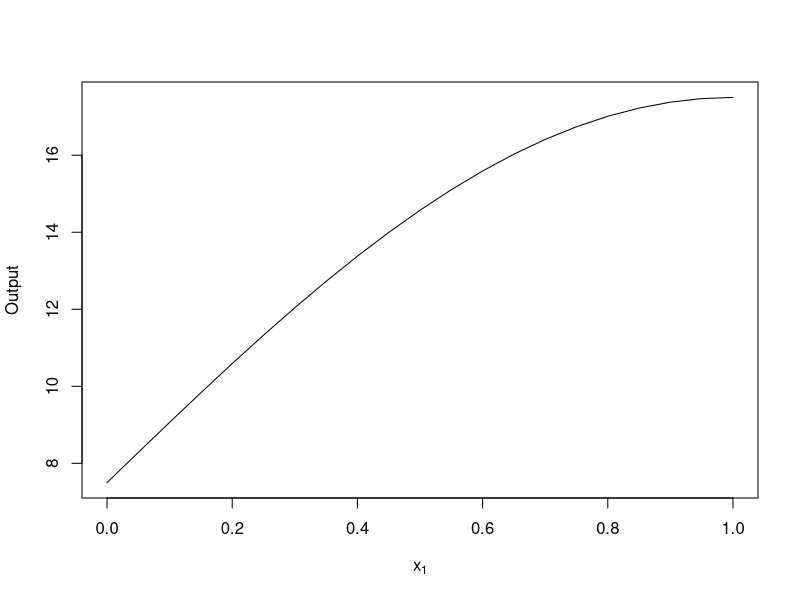
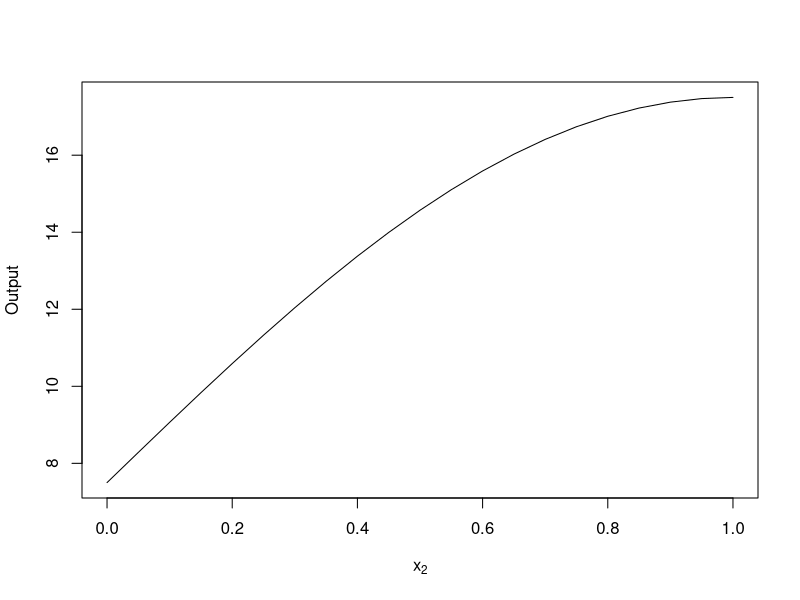
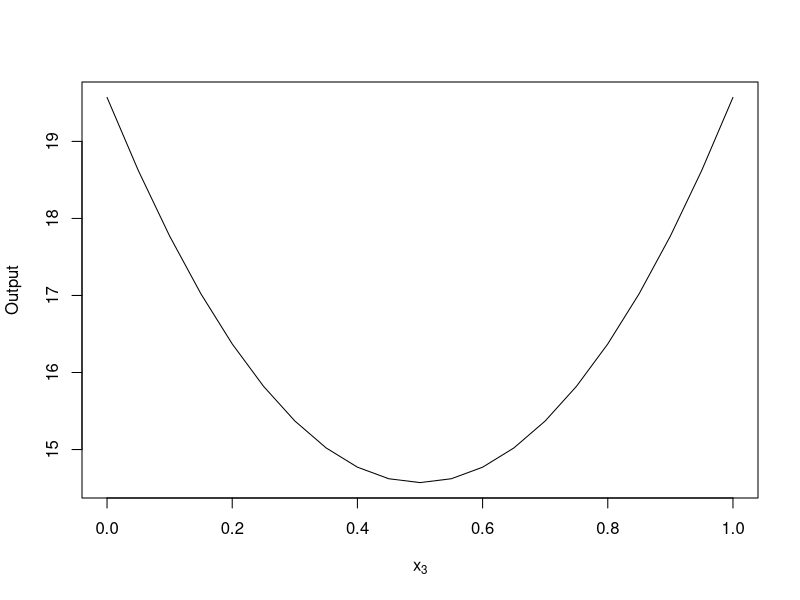
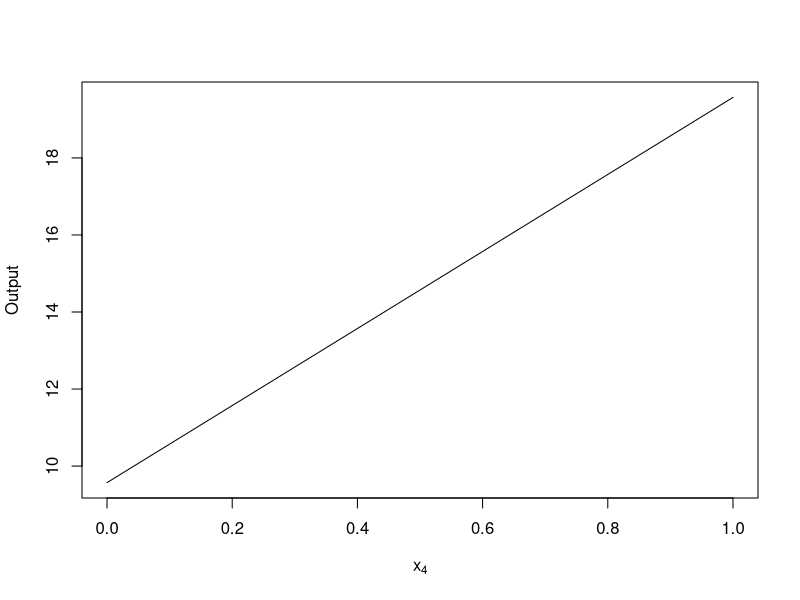
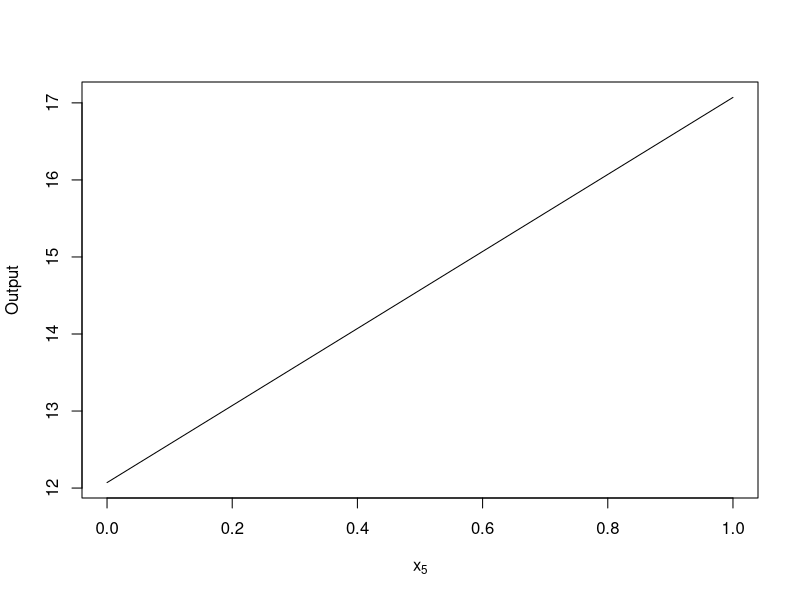
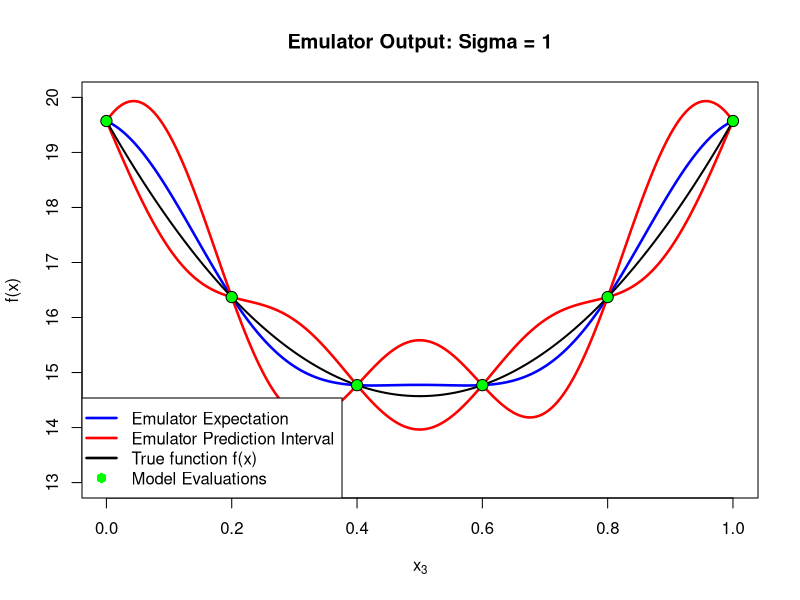
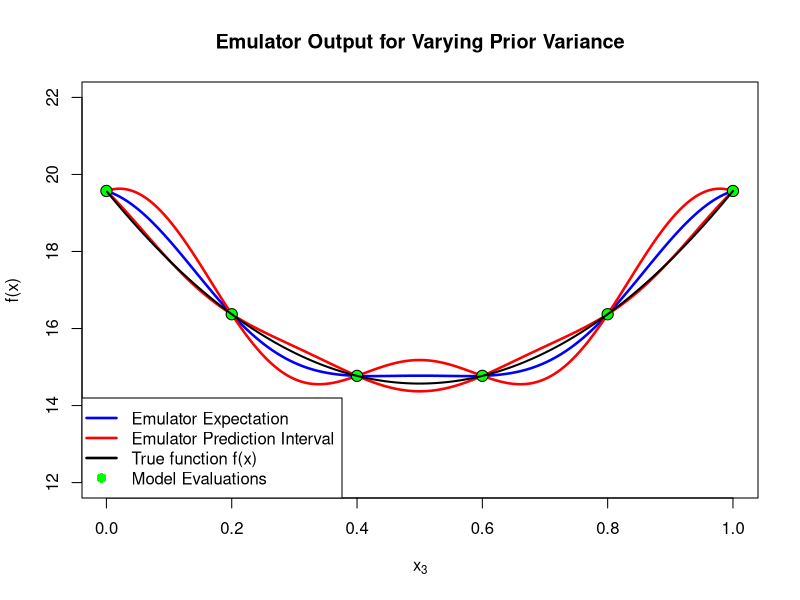
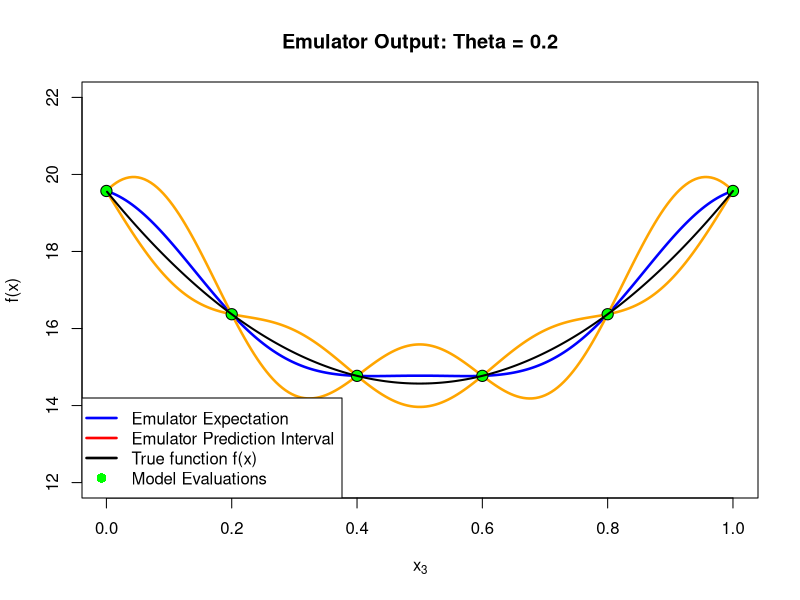

Write R code to recreate these figures, in order. (Note: this script raises an error after producing the figures.)
## 1. Find an Interesting Model

# Function we want to emulate
fried <- function(xx)
{
  ##########################################################################
  #
  # FRIEDMAN FUNCTION
  #
  ##########################################################################
  #
  # INPUT:
  #
  # xx = c(x1, x2, x3, x4, x5)
  #
  ##########################################################################
  
  x1 <- xx[1]
  x2 <- xx[2]
  x3 <- xx[3]
  x4 <- xx[4]
  x5 <- xx[5]
  
  term1 <- 10 * sin(pi*x1*x2)
  term2 <- 20 * (x3-0.5)^2
  term3 <- 10*x4
  term4 <- 5*x5
  
  y <- term1 + term2 + term3 + term4
  return(y)
}

## 2. Explore the Model
library(ggplot2)
# Vary x1 whilst keeping all other inputs constant
x1_values <- seq(0,1,0.05)
length(x1_values)
x1_vary <- data.frame(x1_values, rep(0.5,21), rep(0.5,21), rep(0.5,21), rep(0.5,21))
plot(x1_values, t(fried(x1_vary)), xlab=expression('x'[1], 'values'), ylab='Output', type='l')


# Vary x2 whilst keeping all other inputs constant
x2_values <- seq(0,1,0.05)
length(x2_values)
x2_vary <- data.frame(rep(0.5,21), x2_values, rep(0.5,21), rep(0.5,21), rep(0.5,21))
plot(x2_values, t(fried(x2_vary)), xlab=expression('x'[2], 'values'), ylab='Output', type='l')

# Vary x3 whilst keeping all other inputs constant
x3_values <- seq(0,1,0.05)
length(x3_values)
x3_vary <- data.frame(rep(0.5,21), rep(0.5,21), x3_values, rep(0.5,21), rep(0.5,21))
plot(x3_values, t(fried(x3_vary)), xlab=expression('x'[3], 'values'), ylab='Output', type='l')

# Vary x4 whilst keeping all other inputs constant
x4_values <- seq(0,1,0.05)
length(x4_values)
x4_vary <- data.frame(rep(0.5,21), rep(0.5,21), rep(0.5,21), x4_values, rep(0.5,21))
plot(x4_values, t(fried(x4_vary)), xlab=expression('x'[4], 'values'), ylab='Output', type='l')

# Vary x5 whilst keeping all other inputs constant
x5_values <- seq(0,1,0.05)
length(x5_values)
x5_vary <- data.frame(rep(0.5,21), rep(0.5,21), rep(0.5,21), rep(0.5,21), x5_values)
plot(x5_values, t(fried(x5_vary)), xlab=expression('x'[5], 'values'), ylab='Output', type='l')


## 4. Construct a 1D Emulation

# Emulate with x3 varying and everything else fixed
fried_x3 <- function(x3)
{
  x1 <- 0.5
  x2 <- 0.5
  x3 <- x3
  x4 <- 0.5
  x5 <- 0.5
  
  term1 <- 10 * sin(pi*x1*x2)
  term2 <- 20 * (x3-0.5)^2
  term3 <- 10*x4
  term4 <- 5*x5
  
  y <- term1 + term2 + term3 + term4
  return(y)
}

# Define simple Bayes Linear emulator for single input ###
simple_BL_emulator_v1 <- function(x,              # the emulator prediction point
                                  xD,             # the run input locations xD
                                  D,              # the run outputs D = (f(x^1),...,f(x^n))
                                  theta,      # the correlation lengths
                                  sigma,      # the prior SD sigma sqrt(Var[f(x)])
                                  E_f         # prior expectation of f: E(f(x)) = 0 
){
  # store length of runs D  
  n <- length(D)
  
  ### Define Covariance structure of f(x): Cov[f(x),f(xdash)] ###
  Cov_fx_fxdash <- function(x,xdash) sigma^2 * exp(-(x-xdash)^2/theta^2) 
  
  
  ### Define 5 objects needed for BL adjustment ###
  # Create E[D] vector
  E_D <- rep(E_f,n)
  
  # Create Var_D matrix:
  Var_D <- matrix(0,nrow=n,ncol=n)
  for(i in 1:n) for(j in 1:n) Var_D[i,j] <- Cov_fx_fxdash(xD[i],xD[j])
  
  # Create E[f(x)]
  E_fx <- E_f
  
  # Create Var_f(x) 
  Var_fx <- sigma^2
  
  # Create Cov_fx_D row vector
  Cov_fx_D <- matrix(0,nrow=1,ncol=n)
  for(j in 1:n) Cov_fx_D[1,j] <- Cov_fx_fxdash(x,xD[j])
  
  
  ### Perform Bayes Linear adjustment to find Adjusted Expectation and Variance of f(x) ###
  ED_fx   <-  E_fx + Cov_fx_D %*% solve(Var_D) %*% (D - E_D)   
  VarD_fx <-  Var_fx - Cov_fx_D %*% solve(Var_D) %*% t(Cov_fx_D)  
  
  ### return emulator expectation and variance ###
  return(c("ExpD_f(x)"=ED_fx,"VarD_f(x)"=VarD_fx))}

# Evaluate the function over 6 evenly spaced runs
xD <- c(0,0.2,0.4,0.6,0.8,1)
D <- fried_x3(xD)

# Evaluate emulator over 201 prediction points xP 
xP <- seq(0.001,1,len=201)
nP <- length(xP)

em_out <- t(sapply(xP,simple_BL_emulator_v1,xD=xD,D=D,theta=0.25,sigma=2,E_f=15))

plot_BL_emulator_V1 <- function(
    em_out,         # a nP x 2 matrix of emulator outputs
    xP,             # vector of nP inputs where emulator evaluated
    xD,             # the run input locations
    D,              # the run outputs D = (f(x^1),...,f(x^n))
    maintitle=NULL,
    ...# title of the plot, blank if NULL
){
  
  ### plot emulator output ###
  plot(xP,em_out[,"ExpD_f(x)"],ty="l",col="blue",lwd=2.5,
       xlab=expression("x"[3]),ylab="f(x)",main=maintitle, ylim=c(13,20)) # main argument: plot title
  lines(xP,em_out[,"ExpD_f(x)"]+3*sqrt(em_out[,"VarD_f(x)"]),col="red",lwd=2.5)
  lines(xP,em_out[,"ExpD_f(x)"]-3*sqrt(em_out[,"VarD_f(x)"]),col="red",lwd=2.5)
  
  ### plot true function: we would not normally be able to do this! ###
  lines(xP,fried_x3(xP),lwd=2,lty=1)
  
  ### Plot the runs ###
  points(xD,D,pch=21,col=1,bg="green",cex=1.5)
  legend('bottomleft',legend=c("Emulator Expectation","Emulator Prediction Interval",
                                "True function f(x)","Model Evaluations"),
         lty=c(1,1,1,NA),pch=c(NA,NA,NA,16),col=c("blue","red",1,"green"),lwd=2.5,pt.cex=1.3)
}

em_out1 <- t(sapply(xP,simple_BL_emulator_v1,xD=xD,D=D,theta=0.25,sigma=1,E_f=15))
em_out2 <- t(sapply(xP,simple_BL_emulator_v1,xD=xD,D=D,theta=0.25,sigma=2,E_f=15))
em_out3 <- t(sapply(xP,simple_BL_emulator_v1,xD=xD,D=D,theta=0.25,sigma=3,E_f=15))
em_out4 <- t(sapply(xP,simple_BL_emulator_v1,xD=xD,D=D,theta=0.25,sigma=4,E_f=15))
plot_BL_emulator_V1(em_out=em_out,xP=xP,xD=xD,D=D,maintitle="Emulator Output: Sigma = 1")

plot(xP,em_out1[,"ExpD_f(x)"],ty="l",col="blue",lwd=2.5,
     xlab=expression("x"[3]),ylab="f(x)",main='Emulator Output for Varying Prior Variance', ylim=c(12,22)) # main argument: plot title
lines(xP,em_out1[,"ExpD_f(x)"]+3*sqrt(em_out1[,"VarD_f(x)"]),col="red",lwd=2.5)
lines(xP,em_out1[,"ExpD_f(x)"]-3*sqrt(em_out1[,"VarD_f(x)"]),col="red",lwd=2.5)
points(xD,D,pch=21,col=1,bg="green",cex=1.5)
lines(xP,fried_x3(xP),lwd=2,lty=1)
legend('bottomleft',legend=c("Emulator Expectation", "Emulator Prediction Interval",
                             "True function f(x)","Model Evaluations"),
       lty=c(1,1,1,NA),pch=c(NA,NA,NA,16),col=c("blue","red",1,"green"),lwd=2.5,pt.cex=1.3)

plot(xP,em_out2[,"ExpD_f(x)"],ty="l",col="blue",lwd=2.5,
     xlab=expression("x"[3]),ylab="f(x)",main='Emulator Output: Theta = 0.2', ylim=c(12,22)) # main argument: plot title
lines(xP,em_out2[,"ExpD_f(x)"]+3*sqrt(em_out2[,"VarD_f(x)"]),col="orange",lwd=2.5)
lines(xP,em_out2[,"ExpD_f(x)"]-3*sqrt(em_out2[,"VarD_f(x)"]),col="orange",lwd=2.5)
points(xD,D,pch=21,col=1,bg="green",cex=1.5)
lines(xP,fried_x3(xP),lwd=2,lty=1)
legend('bottomleft',legend=c("Emulator Expectation", "Emulator Prediction Interval",
                             "True function f(x)","Model Evaluations"),
       lty=c(1,1,1,NA),pch=c(NA,NA,NA,16),col=c("blue","red",1,"green"),lwd=2.5,pt.cex=1.3)

plot(xP,em_out3[,"ExpD_f(x)"],ty="l",col="blue",lwd=2.5,
     xlab=expression("x"[3]),ylab="f(x)",main='Emulator Output: Theta = 0.3', ylim=c(12,22)) # main argument: plot title
lines(xP,em_out3[,"ExpD_f(x)"]+3*sqrt(em_out3[,"VarD_f(x)"]),col="yellow",lwd=2.5)
lines(xP,em_out3[,"ExpD_f(x)"]-3*sqrt(em_out3[,"VarD_f(x)"]),col="yellow",lwd=2.5)
points(xD,D,pch=21,col=1,bg="green",cex=1.5)
lines(xP,fried_x3(xP),lwd=2,lty=1)
legend('bottomleft',legend=c("Emulator Expectation", "Emulator Prediction Interval",
                             "True function f(x)","Model Evaluations"),
       lty=c(1,1,1,NA),pch=c(NA,NA,NA,16),col=c("blue","red",1,"green"),lwd=2.5,pt.cex=1.3)

plot(xP,em_out3[,"ExpD_f(x)"],ty="l",col="blue",lwd=2.5,
     xlab=expression("x"[3]),ylab="f(x)",main='Emulator Output: Theta = 0.4', ylim=c(12,22)) # main argument: plot title
lines(xP,em_out4[,"ExpD_f(x)"]+3*sqrt(em_out4[,"VarD_f(x)"]),col="pink",lwd=2.5)
lines(xP,em_out4[,"ExpD_f(x)"]-3*sqrt(em_out4[,"VarD_f(x)"]),col="pink",lwd=2.5)
points(xD,D,pch=21,col=1,bg="green",cex=1.5)
lines(xP,fried_x3(xP),lwd=2,lty=1)
legend('bottomleft',legend=c("Emulator Expectation",
                             "True function f(x)","Model Evaluations"),
       lty=c(1,1,NA),pch=c(NA,NA,16),col=c("blue",1,"green"),lwd=2.5,pt.cex=1.3)
### plot true function: we would not normally be able to do this! ###
lines(xP,fried_x3(xP),lwd=2,lty=1)

### Plot the runs ###
points(xD,D,pch=21,col=1,bg="green",cex=1.5)
legend('bottomleft',legend=c("Emulator Expectation",
                             "True function f(x)","Model Evaluations"),
       lty=c(1,1,NA),pch=c(NA,NA,16),col=c("blue",1,"green"),lwd=2.5,pt.cex=1.3)
legend('bottomright',        legend = c(expression("Pred. Interval: " ~ sigma^2 == 1), 
                                        expression("Pred. Interval: " ~ sigma^2 == 2), 
                                        expression("Pred. Interval: " ~ sigma^2 == 3), 
                                        expression("Pred. Interval: " ~ sigma^2 == 4)),
       lty=c(1,1,1,1),pch=c(NA,NA,NA,NA),col=c("red",'orange',"yellow", 'pink'),lwd=2.5,pt.cex=1.5)
## 5. Demonstrate 2D Emulation

# Define simple Bayes Linear emulator for single input in 2D ###
simple_BL_emulator_v2 <- function(x,              # the emulator prediction point
                                  xD,             # the run input locations xD
                                  D,              # the run outputs D = (f(x^1),...,f(x^n))
                                  theta = 1,      # the correlation lengths
                                  sigma = 1,      # the prior SD sigma sqrt(Var[f(x)])
                                  E_f = 0         # prior expectation of f: E(f(x)) = 0 
){
  # store length of runs D  
  n <- length(D)
  
  ### Define Covariance structure of f(x): Cov[f(x),f(xdash)] ###
  # Cov_fx_fxdash <- function(x,xdash) sigma^2 * exp(-(x-xdash)^2/theta^2)    # XXX Old 1D version
  Cov_fx_fxdash <- function(x,xdash) sigma^2 * exp(-sum((x-xdash)^2)/theta^2) # XXX New 2D version
  
  ### Define 5 objects needed for BL adjustment ###
  # Create E[D] vector
  E_D <- rep(E_f,n)
  
  # Create Var_D matrix:
  Var_D <- matrix(0,nrow=n,ncol=n)
  # for(i in 1:n) for(j in 1:n) Var_D[i,j] <- Cov_fx_fxdash(xD[i],xD[j])  # XXX Old 1D version
  for(i in 1:n) for(j in 1:n) Var_D[i,j] <- Cov_fx_fxdash(xD[i,],xD[j,])  # XXX New 2D version
  
  # Create E[f(x)]
  E_fx <- E_f
  
  # Create Var_f(x) 
  Var_fx <- sigma^2
  
  # Create Cov_fx_D row vector
  Cov_fx_D <- matrix(0,nrow=1,ncol=n)
  # for(j in 1:n) Cov_fx_D[1,j] <- Cov_fx_fxdash(x,xD[j])    # XXX Old 1D version
  for(j in 1:n) Cov_fx_D[1,j] <- Cov_fx_fxdash(x,xD[j,])    # XXX New 2D version
  
  
  ### Perform Bayes Linear adjustment to find Adjusted Expectation and Variance of f(x) ###
  ED_fx   <-  E_fx + Cov_fx_D %*% solve(Var_D) %*% (D - E_D)   
  VarD_fx <-  Var_fx - Cov_fx_D %*% solve(Var_D) %*% t(Cov_fx_D)  
  
  ### return emulator expectation and variance ###
  return(c("ExpD_f(x)"=ED_fx,"VarD_f(x)"=VarD_fx))}

# True function we are emulating by varying only x2 and x3
f <- function(x){
  x1 <- 0.5
  x2 <- x[,1]
  x3 <- x[,2]
  x4 <- 0.5
  x5 <- 0.5
  
  term1 <- 10 * sin(pi*x1*x2)
  term2 <- 20 * (x3-0.5)^2
  term3 <- 10*x4
  term4 <- 5*x5
  
  y <- term1 + term2 + term3 + term4
  return(y)}

### Define run locations ###
D_grid <- c(0.05,0.35,0.65,0.95)
xD <- as.matrix(expand.grid("x1"=D_grid,"x2"=D_grid))
D <- f(xD)

### Define 50x50 grid of prediction points xP for emulator evaluation ###
x_grid <- seq(-0.001,1.001,len=50)
xP <- as.matrix(expand.grid("x1"=x_grid,"x2"=x_grid))

simple_BL_emulator_v2(x=c(0.2,0.7),xD=xD,D=D,theta=0.5,sigma=3,E_f=15)

em_out <- t(apply(xP,1,simple_BL_emulator_v2,xD=xD,D=D,theta=0.5,sigma=3,E_f=15)) 
head(em_out)

E_D_fx_mat <- matrix(em_out[,"ExpD_f(x)"],nrow=length(x_grid),ncol=length(x_grid)) 
Var_D_fx_mat <- matrix(em_out[,"VarD_f(x)"],nrow=length(x_grid),ncol=length(x_grid)) 

filled.contour(x_grid,x_grid,E_D_fx_mat,xlab="x1",ylab="x2")

cont_levs <- seq(6,22,1)      # define contour levels for both functions
filled.contour(x_grid,x_grid,E_D_fx_mat,xlab="x1",ylab="x2",levels=cont_levs,
               plot.axes={
                 axis(1);axis(2) 
                 contour(x_grid,x_grid,E_D_fx_mat,levels=cont_levs,add=TRUE,lwd=0.8)
                 points(xD,pch=21,col=1,bg="green",cex=1.5)
               }
)

# define filled contour plot function for emulator output ###
emul_fill_cont <- function(
    cont_mat,            # matrix of values we want contour plot of 
    cont_levs=NULL,      # contour levels (NULL: automatic selection)
    nlev=20,             # approx no. of contour levels for auto select  
    plot_xD=TRUE,        # plot the design runs TRUE or FALSE
    xD=NULL,             # the design points if needed
    xD_col="green",      # colour of design runs
    x_grid,              # grid edge locations that define xP
    ...                  # extra arguments passed to filled.contour
){
  
  ### Define contour levels if necessary ###
  if(is.null(cont_levs)) cont_levs <- pretty(cont_mat,n=nlev)     
  
  ### create the filled contour plot ###
  filled.contour(x_grid,x_grid,cont_mat,levels=cont_levs,xlab=expression("x"[2]),ylab=expression("x"[3]),...,  
                 plot.axes={axis(1);axis(2)                 # sets up plotting in contour box
                   contour(x_grid,x_grid,cont_mat,add=TRUE,levels=cont_levs,lwd=0.8)   # plot contour lines
                   if(plot_xD) points(xD,pch=21,col=1,bg=xD_col,cex=1.5)})  # plot design points
}
emul_fill_cont(cont_mat=E_D_fx_mat,cont_levs=seq(6,22,1),xD=xD,x_grid=x_grid,
               main="Emulator Adjusted Expectation E_D[f(x)]")

library(viridisLite)

emul_fill_cont(cont_mat=E_D_fx_mat,cont_levs=seq(6,22,1),xD=xD,x_grid=x_grid,
               color.palette=magma,        # this sets the colour scheme
               main="Emulator Adjusted Expectation")

var_cols <- function(n) hcl.colors(n, "YlOrRd", rev = TRUE)
emul_fill_cont(cont_mat=Var_D_fx_mat,cont_levs=NULL,xD=xD,x_grid=x_grid,
               color.palette=var_cols,
               main="Emulator Adjusted Variance")

fxP_mat <- matrix(f(xP),nrow=length(x_grid),ncol=length(x_grid)) 

emul_fill_cont(cont_mat=fxP_mat,cont_levs=seq(6,22,1),xD=xD,x_grid=x_grid,
               color.palette=exp_cols,
               main="Friedman Function")

S_diag_mat <- (E_D_fx_mat - fxP_mat) / sqrt(Var_D_fx_mat)

emul_fill_cont(cont_mat=S_diag_mat,cont_levs=seq(-3,3,0.25),xD=xD,x_grid=x_grid,
               xD_col="purple",
               color.palette=diag_cols,
               main="Emulator Diagnostics")


####### Latin Hypercube Design
# Create Type 1 LHD ###
set.seed(10)
nl <- 16
x_lhd <- cbind("x1"=sample(0:(nl-1)),"x2"=sample(0:(nl-1))) / nl  +  0.5/nl

### Maximin loop: performs swaps on 1st of two closest points with another random point
for(i in 1:10000){
  mat <- as.matrix(dist(x_lhd)) + diag(10,nl)   # creates matrix of distances between points 
  # note the inflated diagonal 
  closest_runs <- which(mat==min(mat),arr.ind=TRUE) # finds pairs of closest runs
  ind <- closest_runs[sample(nrow(closest_runs),1),1] # chooses one of close runs at random
  swap_ind <- sample(setdiff(1:nl,ind),1)       # randomly selects another run to swap with
  x_lhd2 <- x_lhd                               # creates second version of LHD
  x_lhd2[ind[1],1]   <- x_lhd[swap_ind,1] # swaps x_1 values between 1st close run and other run
  x_lhd2[swap_ind,1] <- x_lhd[ind[1],1]   # swaps x_1 values between 1st close run and other run
  if(min(dist(x_lhd2)) >= min(dist(x_lhd))-0.00001) {  # if min distance between points is same or better
    x_lhd <- x_lhd2                                      # we replace LHD with new LHD with the swap
    cat("min dist =",min(dist(x_lhd)),"Iteration = ",i,"\n") # write out min dist between points
  }
}

### plot maximin LHD ###
plot(x_lhd,xlim=c(0,1),ylim=c(0,1),pch=16,xaxs="i",yaxs="i",col="blue",xlab=expression("x"[2]),ylab=expression("x"[3]),cex=1.4)
abline(h=(0:nl)/nl,col="grey60")
abline(v=(0:nl)/nl,col="grey60")


### Define run locations as the Maximin LHD found above ###
xD <- x_lhd 

### Perform 16 runs of model and store as D (this would takes days for realistic example!) ###
D <- f(xD)

### Evaluate emulator over 50x50=2500 prediction points xP and store as matrices ###
em_out <- t(apply(xP,1,simple_BL_emulator_v2,xD=xD,D=D,theta=0.5,sigma=4,E_f=15))   
E_D_fx_mat <- matrix(em_out[,"ExpD_f(x)"],nrow=length(x_grid),ncol=length(x_grid)) 
Var_D_fx_mat <- matrix(em_out[,"VarD_f(x)"],nrow=length(x_grid),ncol=length(x_grid)) 

### Evaluate true function and store in matrix for diagnostic comparisons ###
fxP_mat <- matrix(f(xP),nrow=length(x_grid),ncol=length(x_grid)) 

### Evaluate diagnostics S_D(x) and store in matrix ###
S_diag_mat <- (E_D_fx_mat - fxP_mat) / sqrt(Var_D_fx_mat)

emul_fill_cont(cont_mat=E_D_fx_mat,cont_levs=seq(6,22,1),xD=xD,x_grid=x_grid,
               color.palette=exp_cols,main="Emulator Adjusted Expectation")

emul_fill_cont(cont_mat=fxP_mat,cont_levs=seq(6,22,1),xD=xD,x_grid=x_grid,
               color.palette=exp_cols,main="Friedman Function")

emul_fill_cont(cont_mat=Var_D_fx_mat,cont_levs=NULL,xD=xD,x_grid=x_grid,
               color.palette=var_cols,main="Emulator Adjusted Variance")

emul_fill_cont(cont_mat=S_diag_mat,cont_levs=seq(-3,3,0.25),xD=xD,x_grid=x_grid,
               xD_col="purple",color.palette=diag_cols,main="Emulator Diagnostics")

### Define a vector of theta values to use ###
theta_seq <- c(0.1,0.3,0.5,0.7)

### loop over vector of theta values ###
for(i in 1:length(theta_seq)){
  
  ### Evaluate emulator over 201 prediction points xP and store in matrices ###
  em_out <- t(apply(xP,1,simple_BL_emulator_v2,xD=xD,D=D,theta=theta_seq[i],sigma=4,E_f=15))   
  E_D_fx_mat <- matrix(em_out[,"ExpD_f(x)"],nrow=length(x_grid),ncol=length(x_grid))
  
  ### Plot filled contour plot of emulator expectation ###
  emul_fill_cont(cont_mat=E_D_fx_mat,cont_levs=seq(6,22,1),xD=xD,x_grid=x_grid,
                 color.palette=exp_cols,main=paste("Emulator Adjusted Expectation, Theta =",theta_seq[i]))
}

### loop over vector of theta values ###
for(i in 1:length(theta_seq)){
  
  ### Evaluate emulator over 201 prediction points xP and store in matrices ###
  em_out <- t(apply(xP,1,simple_BL_emulator_v2,xD=xD,D=D,theta=theta_seq[i],sigma=4,E_f=15))   
  Var_D_fx_mat <- matrix(em_out[,"VarD_f(x)"],nrow=length(x_grid),ncol=length(x_grid))
  
  ### Plot filled contour plot of emulator expectation ###
  emul_fill_cont(cont_mat=Var_D_fx_mat,nlev=12,xD=xD,x_grid=x_grid,color.palette=var_cols,
                 main=paste("Emulator Variance, Theta =",theta_seq[i]))
}

### loop over vector of theta values ###
for(i in 1:length(theta_seq)){
  
  ### Evaluate emulator over 201 prediction points xP and store in matrices ###
  em_out <- t(apply(xP,1,simple_BL_emulator_v2,xD=xD,D=D,theta=theta_seq[i],sigma=4,E_f=15))   
  Var_D_fx_mat <- matrix(em_out[,"VarD_f(x)"],nrow=length(x_grid),ncol=length(x_grid))
  S_diag_mat <- (E_D_fx_mat - fxP_mat) / sqrt(Var_D_fx_mat)
  ### Plot filled contour plot of emulator expectation ###
  emul_fill_cont(cont_mat=S_diag_mat,cont_levs=seq(-3,3,0.25),xD=xD,x_grid=x_grid,
                 xD_col="purple",color.palette=diag_cols,main=paste("Emulator Diagnostics, Theta =",theta_seq[i]))
}


### Define more efficient Bayes Linear emulator for Multiple inputs in 2D ###

simple_BL_emulator_v3 <- function(xP,             # the set of emulator prediction points
                                  xD,             # the run input locations xD
                                  D,              # the run outputs D = (f(x^1),...,f(x^n))
                                  theta = 1,      # the correlation lengths (can be a vector)
                                  sigma = 1,      # the prior SD sigma sqrt(Var[f(x)])
                                  E_f = 0,         # prior expectation of f: E(f(x)) = 0 
                                  using_pdist = 1  # if you have installed pdist package
){
  
  # store length of runs D and number of prediction points xP
  n <- length(D)
  nP <- nrow(xP)       # XXX New V3
  
  # # Rescale each input by theta. Works for different theta for each input and for same theta
  xP <- t(t(xP)/theta)     # XXX New V3: solution to Exercise 8.3, CP 3.
  xD <- t(t(xD)/theta)     # XXX New V3: solution to Exercise 8.3, CP 3.
  
  ### Define Cov structure of f(x): Cov[f(x),f(xdash)], now to act on matrix of distances ###
  # Cov_fx_fxdash <- function(x,xdash) sig^2 * exp(-sum((x-xdash)^2)/theta^2) # XXX Old V2
  Cov_fx_fxdash <- function(dist_matrix) sigma^2 * exp(-(dist_matrix)^2) # XXX New dist V3
  
  
  ### Define 5 objects needed for BL adjustment ###
  # Create E[D] vector
  E_D <- rep(E_f,n)
  
  # Create Var_D matrix:
  # Var_D <- matrix(0,nrow=n,ncol=n)                                        # XXX Old V2
  # for(i in 1:n) for(j in 1:n) Var_D[i,j] <- Cov_fx_fxdash(xD[i,],xD[j,])  # XXX Old V2
  Var_D <- Cov_fx_fxdash( as.matrix(dist(xD)) )                       # XXX New dist V3
  
  # Create E[f(x)]
  E_fx <- rep(E_f,nP)
  
  # Create Var_f(x) 
  Var_fx <- rep(sigma^2,nP)
  
  # Create Cov_fx_D row vector now using pdist() function if available, if not use dist()
  # Cov_fx_D <- matrix(0,nrow=1,ncol=n)                       # XXX Old V2
  # for(j in 1:n) Cov_fx_D[1,j] <- Cov_fx_fxdash(x,xD[j,])    # XXX Old V2
  if(using_pdist)  Cov_fx_D <- Cov_fx_fxdash( as.matrix(pdist(xP,xD)) )   # XXX New V3
  if(!using_pdist) 
    Cov_fx_D <- Cov_fx_fxdash( as.matrix(dist(rbind(xP,xD)))[1:nP,(nP+1):(nP+n)] )# XXX NewV3
  
  # find inverse of Var_D using Cholesky decomposition (check Wikipedia if interested!)
  Var_D_inv <- chol2inv(chol(Var_D))     # more efficient way to calculate inverse of Cov mat
  
  ### Perform Bayes Linear adjustment to find Adjusted Expectation and Variance of f(x) ###
  cov_fx_D_Var_D_inv <- Cov_fx_D %*% Var_D_inv  # Need this twice so pre-calculate here
  ED_fx   <-  E_fx + cov_fx_D_Var_D_inv %*% (D - E_D) # adj. expectation of ALL xP pts at once
  # VarD_fx <-  Var_fx - cov_fx_D_Var_D_inv %*% t(Cov_fx_D)       # XXX Old V2
  VarD_fx   <-  Var_fx - apply(cov_fx_D_Var_D_inv * Cov_fx_D,1,sum) # fast way to get diagonals 
  # and hence all nP variances (Note: does not do full np x np covariance matrix)
  
  ### return emulator expectation and variance ###
  return(cbind("ExpD_f(x)"=c(ED_fx),"VarD_f(x)"=VarD_fx))  
  
}
### Define run locations as the Maximin LHD found above ###
xD <- x_lhd 

### Perform 16 runs of model and store as D (this would takes days for realistic example!) ###
D <- f(xD)

### Define 50x50 grid of prediction points xP for emulator evaluation ###
x_grid <- seq(-0.001,1.001,len=50)
xP <- as.matrix(expand.grid("x1"=x_grid,"x2"=x_grid))
### Evaluate emulator over 50x50=2500 prediction points xP and store as matrices ###
em_out <- simple_BL_emulator_v3(xP=xP,xD=xD,D=D,theta=c(0.5,1.4),sigma=4,E_f=15,using_pdist = 1)    
E_D_fx_mat <- matrix(em_out[,"ExpD_f(x)"],nrow=length(x_grid),ncol=length(x_grid)) 
Var_D_fx_mat <- matrix(em_out[,"VarD_f(x)"],nrow=length(x_grid),ncol=length(x_grid)) 

emul_fill_cont(cont_mat=E_D_fx_mat,cont_levs=seq(6,22,1),xD=xD,x_grid=x_grid,
               color.palette=exp_cols,main="Emulator Adjusted Expectation")

emul_fill_cont(cont_mat=fxP_mat,cont_levs=seq(6,22,1),xD=xD,x_grid=x_grid,
               color.palette=exp_cols,main="Friedman Function")

emul_fill_cont(cont_mat=Var_D_fx_mat,cont_levs=NULL,xD=xD,x_grid=x_grid,
               color.palette=var_cols,main="Emulator Adjusted Variance")

emul_fill_cont(cont_mat=S_diag_mat,cont_levs=seq(-3,3,0.25),xD=xD,x_grid=x_grid,
               xD_col="purple",color.palette=diag_cols,main="Emulator Diagnostics")

################ History Matching ###################
lhd_maximin <- function(nl=16){                    # nl = number of points in LHD 
  
  x_lhd <- cbind("x1"=sample(0:(nl-1)),"x2"=sample(0:(nl-1))) / nl  +  0.5/nl  # create LHD
  
  ### Maximin loop: performs swaps on 1st of two closest points with another random point
  for(i in 1:1000){
    mat <- as.matrix(dist(x_lhd)) + diag(10,nl) # creates matrix of distances between points
    # note the inflated diagonal 
    closest_runs <- which(mat==min(mat),arr.ind=TRUE)   # finds pairs of closest runs
    ind <- closest_runs[sample(nrow(closest_runs),1),1] # chooses one of close runs at random
    swap_ind <- sample(setdiff(1:nl,ind),1)       # randomly selects another run to swap with
    x_lhd2 <- x_lhd                               # creates second version of LHD
    x_lhd2[ind[1],1]   <- x_lhd[swap_ind,1] # swaps x_1 vals between 1st close run & other run
    x_lhd2[swap_ind,1] <- x_lhd[ind[1],1]   # swaps x_1 vals between 1st close run & other run
    if(min(dist(x_lhd2)) >= min(dist(x_lhd))-0.00001) {  # if min distance between points is same or better
      x_lhd <- x_lhd2                                    # we replace LHD with new LHD with the swap
      # cat("min dist =",min(dist(x_lhd)),"Iteration = ",i,"\n") # write out min dist 
    }
  }
  
  ### plot maximin LHD ###
  plot(x_lhd,xlim=c(0,1),ylim=c(0,1),pch=16,xaxs="i",yaxs="i",col="blue",
       xlab="x1",ylab="x2",cex=1.4)
  abline(h=(0:nl)/nl,col="grey60")
  abline(v=(0:nl)/nl,col="grey60")
  return(x_lhd)
}

set.seed(1)
xD_w1 <- lhd_maximin(nl=10)

x_grid <- seq(-0.001,1.001,len=50)
xP <- as.matrix(expand.grid("x1"=x_grid,"x2"=x_grid))

### Defined Extra Objects for HM and Implausibility ###
z <- 11.2
sigma_e <- 0.1
sigma_epsilon <- 0.75

### Define current run locations ###
xD <- xD_w1

### Perform 14 runs of model and store as D (this would take days for realistic example!) ###
D <- f(xD)

### Evaluate emulator over 50x50=2500 prediction points xP and store as matrices ###
em_out <- t(apply(xP,1,simple_BL_emulator_v2,xD=xD,D=D,theta=0.5,sigma=4,E_f=12))   
E_D_fx_mat <- matrix(em_out[,"ExpD_f(x)"],nrow=length(x_grid),ncol=length(x_grid)) 
Var_D_fx_mat <- matrix(em_out[,"VarD_f(x)"],nrow=length(x_grid),ncol=length(x_grid)) 

### Calculate Implausibility Measure Over All 50x50 = 2500 input points in xP ###
Imp_mat <- sqrt( (E_D_fx_mat - z)^2 / (Var_D_fx_mat + sigma_e^2 + sigma_epsilon^2) ) 

### Define colours and levels for implausibility plots ###
imp_cols <- function(n) turbo(n,begin=0.15,end=1)
imp_levs <- c(0,seq(1,2.75,0.25),seq(3,18,2),25)
### define filled contour plot function for emulator output ###
emul_fill_cont_V2 <- function(
    cont_mat,            # matrix of values we want contour plot of 
    cont_levs=NULL,      # contour levels (NULL: automatic selection)
    cont_levs_lines=NULL,   # contour levels for lines (NULL: automatic selection)
    nlev=20,             # approx no. of contour levels for auto select  
    plot_xD=TRUE,        # plot the design runs TRUE or FALSE
    xD=NULL,             # the design points if needed
    xD_col="green",      # colour of design runs
    x_grid,              # grid edge locations that define xP
    ...                  # extra arguments passed to filled.contour
){
  
  ### Define contour levels if necessary ###
  if(is.null(cont_levs)) cont_levs <- pretty(cont_mat,n=nlev)
  
  ### create the filled contour plot ###
  filled.contour(x_grid,x_grid,cont_mat,levels=cont_levs,xlab=expression("x"[2]),ylab=expression("x"[3]),...,  
                 plot.axes={axis(1);axis(2)                 # sets up plotting in contour box
                   if(is.null(cont_levs_lines)) contour(x_grid,x_grid,cont_mat,add=TRUE,levels=cont_levs,lwd=0.8) # plot usual contour lines 
                   if(!is.null(cont_levs_lines)) {
                     contour(x_grid,x_grid,cont_mat,add=TRUE,levels=cont_levs,lwd=0.4,labels="")   # plot thin contour lines 
                     contour(x_grid,x_grid,cont_mat,add=TRUE,levels=cont_levs_lines,lwd=2)   # plot thick contour lines
                   }
                   if(plot_xD) points(xD,pch=21,col=1,bg=xD_col,cex=1.5)})  # plot design points
}
### plot wave 1 implausibility and wave 1 runs only ###
emul_fill_cont_V2(cont_mat=Imp_mat,cont_levs=imp_levs,cont_levs_lines=3*sqrt(sigma_e^2 + sigma_epsilon^2),xD=xD,x_grid=x_grid,
                  xD_col="purple",color.palette=imp_cols,main="Implausibility: Wave 1")
### plot wave 1 emulator expectation ###
emul_fill_cont_V2(cont_mat=E_D_fx_mat,cont_levs=NULL,xD=xD,x_grid=x_grid,
                  color.palette=exp_cols,main="Emulator Adjusted Expectation")
### plot wave 1 emulator variance ###
emul_fill_cont_V2(cont_mat=Var_D_fx_mat,cont_levs=NULL,xD=xD,x_grid=x_grid,
                  color.palette=var_cols,main="Emulator Adjusted Variance")


xD_w2 <- matrix(     # the 6 point wave 2 design (chosen by hand)
  c(0.98,0.02,
    0.03,0.95,
    0.26,0.4,
    0.1,0.8,
    0.13,0.65,
    0.07,0.1,
    0.2,0.24),ncol=2,byrow=TRUE
)
### plot current runs in purple and remaining unevaluated wave 2 runs in pink ###
emul_fill_cont_V2(cont_mat=Imp_mat,cont_levs=imp_levs,cont_levs_lines=3*sqrt(sigma_e^2 + sigma_epsilon^2),xD=rbind(xD,xD_w2),
                  x_grid=x_grid,xD_col=rep(c("purple","pink"),c(nrow(xD),nrow(xD_w2))),
                  color.palette=imp_cols,main="Implausibility: Wave 1")

### loop over adding the wave 2 runs: add k runs ###
for(k in 0:8){                          # k=0: wave 1, k>0 add k wave 2 runs sequentially
  
  xD <- xD_w1                           # the 14 point wave 1 design
  if(k>0) xD <- rbind(xD,xD_w2[1:k,])   # k=0: wave 1, k>0 add wave 2 runs sequentially
  
  ### Perform 14 + k runs of model and store as D (would take days for realistic example!) ###
  D <- f(xD)
  
  ### Evaluate emulator over 50x50=2500 prediction points xP and store as matrices ###
  em_out <- t(apply(xP,1,simple_BL_emulator_v2,xD=xD,D=D,theta=0.5,sigma=4,E_f=12))   
  E_D_fx_mat <- matrix(em_out[,"ExpD_f(x)"],nrow=length(x_grid),ncol=length(x_grid)) 
  Var_D_fx_mat <- matrix(em_out[,"VarD_f(x)"],nrow=length(x_grid),ncol=length(x_grid)) 
  
  ### Evaluate true function and store in matrix for diagnostic comparisons ###
  fxP_mat <- matrix(f(xP),nrow=length(x_grid),ncol=length(x_grid)) 
  
  ### Calculate Implausibility Measure Over All 50x50 = 2500 input points in xP ###
  Imp_mat <- sqrt( (E_D_fx_mat - z)^2 / (Var_D_fx_mat + sigma_e^2 + sigma_epsilon^2) ) 
  
  ### Calculate Imp Measure for True f(x) Over All 50x50 = 2500 input points in xP ###
  Imp_true_mat <- sqrt( (fxP_mat - z)^2 / (sigma_e^2 + sigma_epsilon^2) ) 
  
  ### Define colours and levels for implausibility plots ###
  imp_cols <- function(n) turbo(n,begin=0.15,end=1)
  imp_levs <- c(0,seq(1,2.75,0.25),seq(3,18,2),25)
  
  ### if k=0 plot wave 1 runs only ###
  if(k==0) emul_fill_cont_V2(cont_mat=Imp_mat,cont_levs=imp_levs,cont_levs_lines=3*sqrt(sigma_e^2 + sigma_epsilon^2),xD=xD,
                             x_grid=x_grid,xD_col="purple",color.palette=imp_cols,
                             main="Implausibility: Wave 1")
  ### plot current runs in purple and remaining unevaluated wave 2 runs in pink ###
  emul_fill_cont_V2(cont_mat=Imp_mat,cont_levs=imp_levs,cont_levs_lines=3*sqrt(sigma_e^2 + sigma_epsilon^2),xD=rbind(xD,xD_w2),
                    x_grid=x_grid,xD_col=rep(c("purple","pink"),c(nrow(xD)+k,nrow(xD_w2)-k)),  # cover unevaluated w2 points in pink
                    color.palette=imp_cols,main="Implausibility: Wave 2")
  ### once last run done so k=8, plot implausibility for true function f(x) to compare ###
  if(k==nrow(xD_w2)) emul_fill_cont_V2(cont_mat=Imp_true_mat,cont_levs=imp_levs,
                                       cont_levs_lines=3*sqrt(sigma_e^2 + sigma_epsilon^2),xD=xD,x_grid=x_grid,xD_col="purple",plot_xD=FALSE,
                                       color.palette=imp_cols,main="Implausibility using Friedman Function")
}
